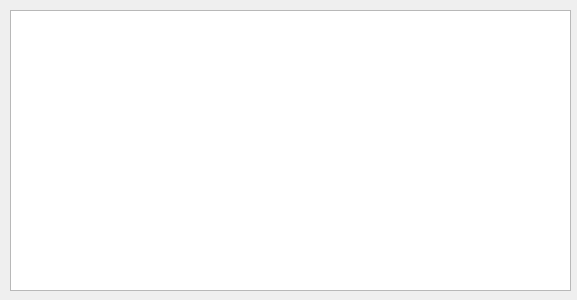
<?xml version="1.0" encoding="UTF-8"?>
<ui version="4.0">
 <class>Dialog</class>
 <widget class="QWidget" name="Dialog">
  <property name="geometry">
   <rect>
    <x>0</x>
    <y>0</y>
    <width>577</width>
    <height>300</height>
   </rect>
  </property>
  <property name="windowTitle">
   <string>Dialog</string>
  </property>
  <widget class="QTableWidget" name="tableWidget">
   <property name="geometry">
    <rect>
     <x>10</x>
     <y>10</y>
     <width>561</width>
     <height>281</height>
    </rect>
   </property>
  </widget>
 </widget>
 <resources/>
 <connections/>
</ui>
